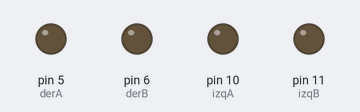
This sketch was run on a simulated Arduino Uno, built with avr-gcc and run on an emulated ATmega328P. Shown: output pins drawn as LEDs (lit = HIGH).

Above: at 0.05 s.
At 3.25 s:
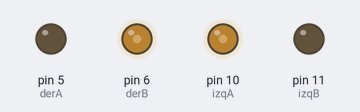
At 4.85 s:
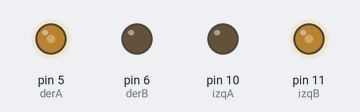
At 6.5 s:
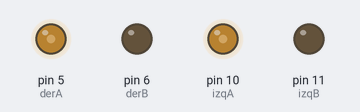
At 13.0 s:
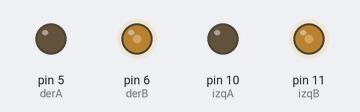
Timing chart, 0 to 16.9 s (numbered marks = the images above):
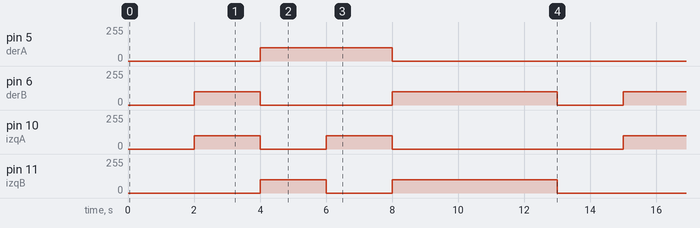

The sketch:

Simulaci_n1.ino
```cpp
int izqA = 10;
int izqB = 11;
int derA = 5;
int derB = 6;


void setup()  {
  pinMode(derA, OUTPUT);
  pinMode(derB, OUTPUT);
  pinMode(izqA, OUTPUT);
  pinMode(izqB, OUTPUT);
 }

void loop()  {
  int v = 100;
    analogWrite(derB, 0);  // frenar
    analogWrite(izqB, 0);
    analogWrite(izqA, 0);
    analogWrite(derA, 0);
    delay (2000);

    analogWrite(5, 0);  // avanzar
    analogWrite(10, v);
    analogWrite(11, 0);
    analogWrite(6, v);
    delay (2000);


    analogWrite(6, 0);  // Reversa
    analogWrite(11, v);
    analogWrite(5, v);
    analogWrite(10, 0);
    delay (2000);

    analogWrite(10, v);  // Derecha
    analogWrite(5, v);
    analogWrite(11, 0);
    analogWrite(6, 0);
    delay (2000);

    analogWrite(11, v);    // Izquierda
    analogWrite(10, 0);
    analogWrite(6, v);
  	analogWrite(5, 0);
    delay (5000);
}
```

Measured:
- by itself, pin 5 (derA): alternates 100/255 for 4.0 s and 0/255 for 9.0 s
- by itself, pin 6 (derB): repeats every 13.0 s: 0/255 4.0 s, 100/255 5.0 s, 0/255 2.0 s, 100/255 2.0 s
- by itself, pin 10 (izqA): repeats every 13.0 s: 0/255 2.0 s, 100/255 2.0 s, 0/255 7.0 s, 100/255 2.0 s
- by itself, pin 11 (izqB): repeats every 13.0 s: 0/255 2.0 s, 100/255 5.0 s, 0/255 4.0 s, 100/255 2.0 s
